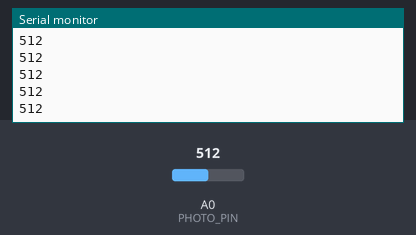
Bench run of a sketch on a simulated Arduino Uno, built with avr-gcc and run on an emulated ATmega328P. Shown: the last lines printed to the serial monitor. The inputs (shaded band) are chosen by the test bench; at power-on: A0 (PHOTO_PIN) = 512.

Above: at 1.2 s.
1.3 s: A0 (PHOTO_PIN) set to 716
At 2.3 s:
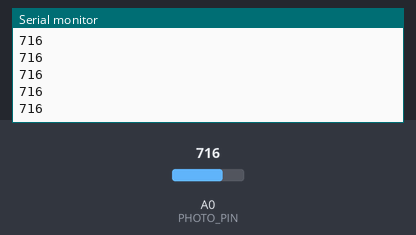
2.8 s: A0 (PHOTO_PIN) set to 900
At 3.5 s:
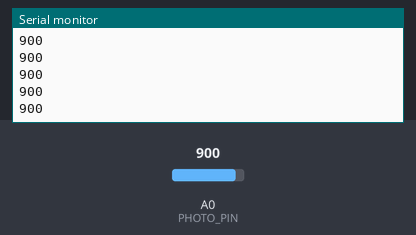
Timing chart, 0 to 5.8 s (numbered marks = the images above; inputs shaded):
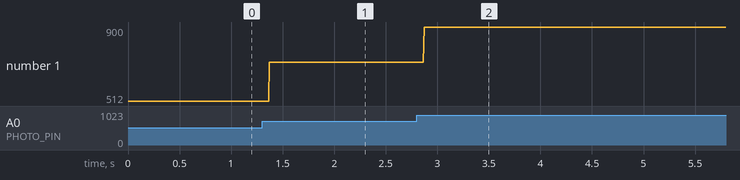

The sketch:

sensor.ino
```cpp
const int PHOTO_PIN = A0;
int photo_value;

void setup() {
  pinMode(PHOTO_PIN, INPUT);  // set photoresistor pin to input mode

  Serial.begin(9600);

}

void loop() {
  // read voltage at photoresistor pin
  photo_value = analogRead(PHOTO_PIN);  // 0V -> reads 0; 5V -> reads 1023
  Serial.println(photo_value);

}
```

Measured:
- after the input at 1.3 s, the serial monitor: prints a new line after 0.07 s (image 1)
- after the input at 2.8 s, the serial monitor: prints a new line after 0.07 s (image 2)
- plotted number 1: 512 → 716 after the input at 1.3 s, 716 → 900 after the input at 2.8 s
